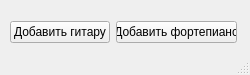
<?xml version="1.0" encoding="UTF-8"?>
<ui version="4.0">
 <class>MainWindow</class>
 <widget class="QMainWindow" name="MainWindow">
  <property name="geometry">
   <rect>
    <x>0</x>
    <y>0</y>
    <width>250</width>
    <height>75</height>
   </rect>
  </property>
  <property name="minimumSize">
   <size>
    <width>250</width>
    <height>75</height>
   </size>
  </property>
  <property name="maximumSize">
   <size>
    <width>250</width>
    <height>75</height>
   </size>
  </property>
  <property name="windowTitle">
   <string>МиниМузТорг</string>
  </property>
  <widget class="QWidget" name="centralwidget">
   <widget class="QWidget" name="layoutWidget">
    <property name="geometry">
     <rect>
      <x>10</x>
      <y>20</y>
      <width>227</width>
      <height>25</height>
     </rect>
    </property>
    <layout class="QHBoxLayout" name="horizontalLayout">
     <item>
      <widget class="QPushButton" name="pushButton">
       <property name="text">
        <string>Добавить гитару</string>
       </property>
      </widget>
     </item>
     <item>
      <widget class="QPushButton" name="pushButton_2">
       <property name="text">
        <string>Добавить фортепиано</string>
       </property>
      </widget>
     </item>
    </layout>
   </widget>
  </widget>
  <widget class="QMenuBar" name="menubar">
   <property name="geometry">
    <rect>
     <x>0</x>
     <y>0</y>
     <width>250</width>
     <height>21</height>
    </rect>
   </property>
  </widget>
  <widget class="QStatusBar" name="statusbar"/>
 </widget>
 <resources/>
 <connections/>
</ui>
